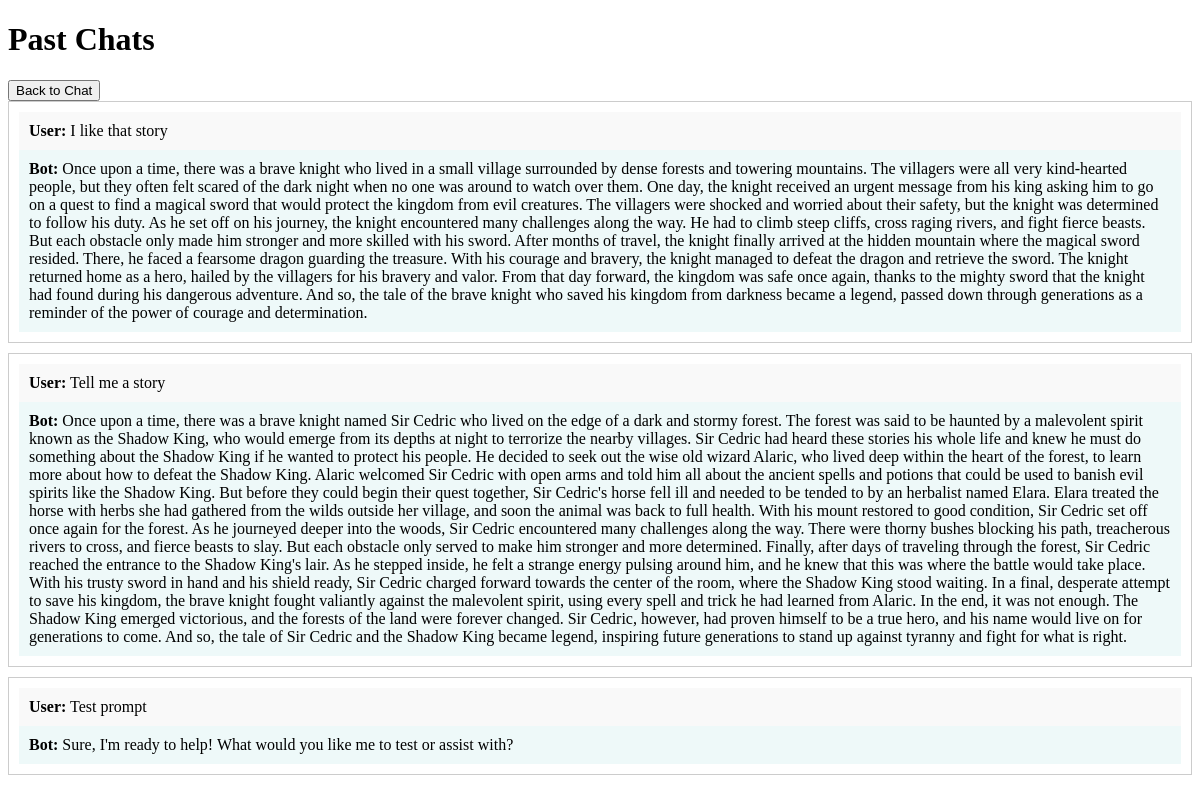
The page /view_chats/ on the database its author committed.
### api/models.py (models this page shows, shortened)
class ChatHistory(models.Model):
    user_message = models.TextField()
    bot_response = models.TextField()
    timestamp = models.DateTimeField(auto_now_add=True)
    class Meta:
        ordering = ['-timestamp']

### api/views.py (the view)
# urls.py: path('view_chats/', views.view_chats, name='view_chats'),
def view_chats(request):
    chats = ChatHistory.objects.all()
    return render(request, 'LLMService/view_chats.html', {'chats': chats})

### templates/LLMService/view_chats.html (shortened to what this page needs)
<!DOCTYPE html>
<html lang="en">
<head>
</head>
<body>
    <h1>Past Chats</h1>
    <a href="{% url 'llm_request' %}"><button>Back to Chat</button></a>
    <div id="chat-container">
        {% for chat in chats %}
            <div class="chat-entry">
                <div class="user-message">
                    <strong>User:</strong> {{ chat.user_message }}
                </div>
                <div class="bot-response">
                    <strong>Bot:</strong> {{ chat.bot_response|safe }}
                </div>
            </div>
        {% endfor %}
    </div>
</body>
</html>

### templates/LLMService/view_chats.html (style rules this page uses)
.chat-entry { border: 1px solid #ccc; margin-bottom: 10px; padding: 10px; }
.user-message { background-color: #f9f9f9; padding: 10px; }
.bot-response { background-color: #eef9f9; padding: 10px; }

### rows shown on the page
ChatHistory: user_message "I like that story", bot_response "Once upon a time, there was a brave knight who lived in a small village surrounded by dense forests and towering mountains. The villagers were all very kind-hearted people, but they often felt scared of the dark night when no one was around to watch over them. One day, the knight received an urgent message from his king asking him to go on a quest to find a magical sword that would protect the kingdom from evil creatures. The villagers were shocked and worried about their safety, but the knight was determined to follow his duty. As he set off on his journey, the knight encountered many challenges along the way. He had to climb steep cliffs, cross raging rivers, and fight fierce beasts. But…"
ChatHistory: user_message "Tell me a story", bot_response "Once upon a time, there was a brave knight named Sir Cedric who lived on the edge of a dark and stormy forest. The forest was said to be haunted by a malevolent spirit known as the Shadow King, who would emerge from its depths at night to terrorize the nearby villages. Sir Cedric had heard these stories his whole life and knew he must do something about the Shadow King if he wanted to protect his people. He decided to seek out the wise old wizard Alaric, who lived deep within the heart of the forest, to learn more about how to defeat the Shadow King. Alaric welcomed Sir Cedric with open arms and told him all about the ancient spells and potions that could be used to banish evil spirits like…"
ChatHistory: user_message "Test prompt", bot_response "Sure, I'm ready to help! What would you like me to test or assist with?"
